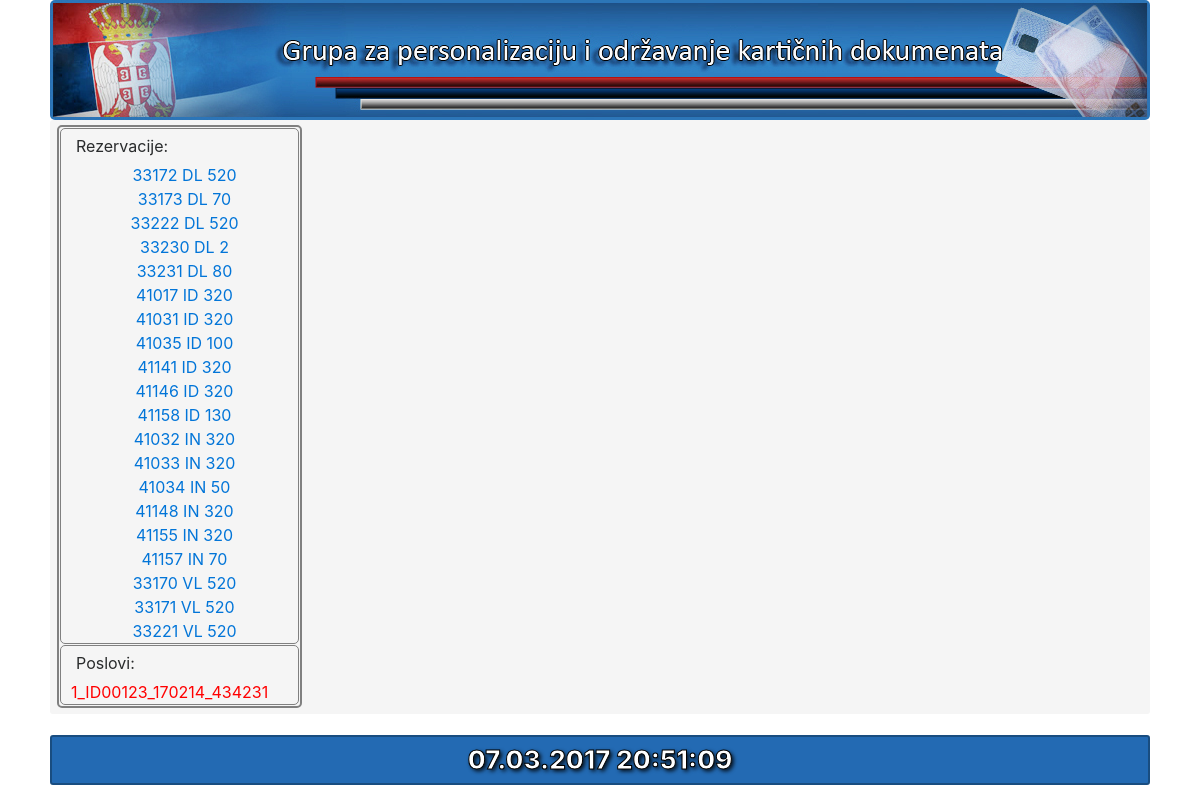
Before: /?grupa=tp2 with the older database file.
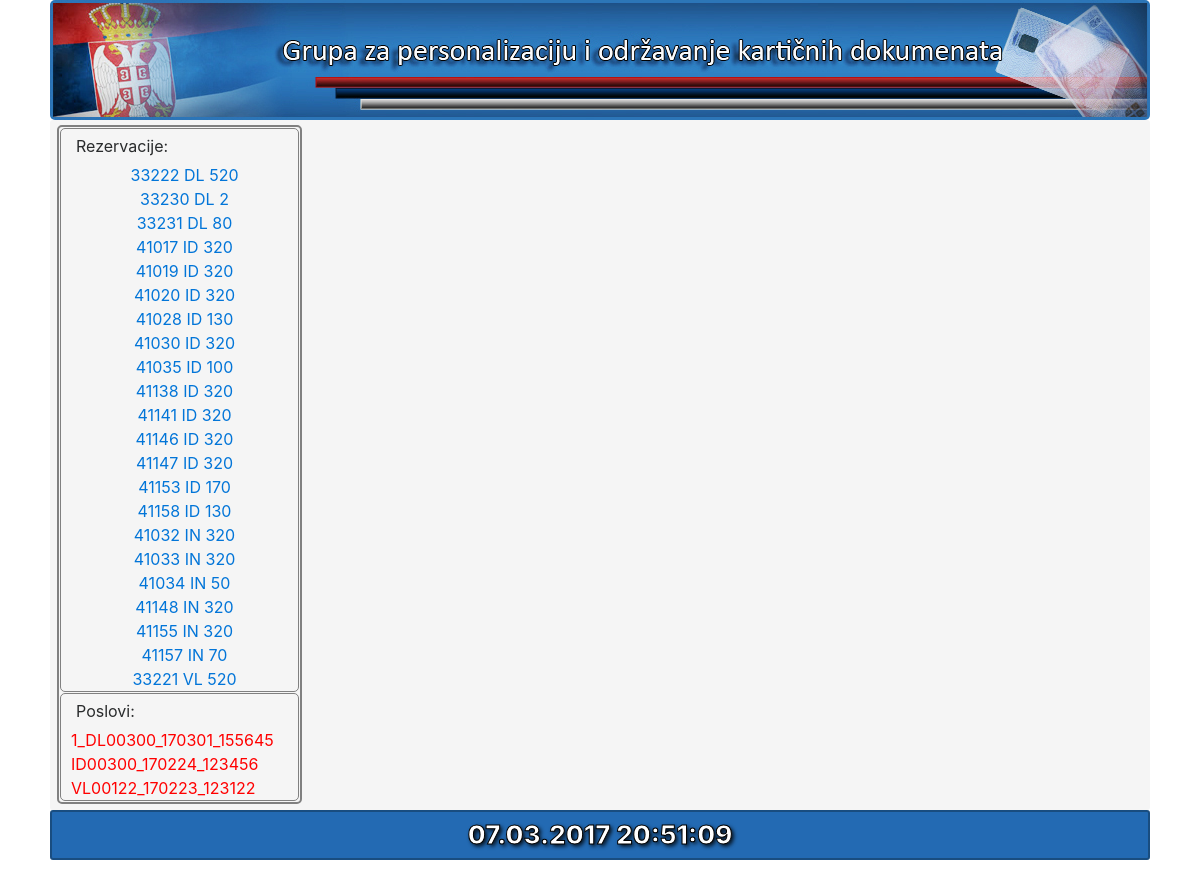
After: the same page with the newer database file.
### tables this page shows
CREATE TABLE `rezervacija` (
  `brrezervacije` int(11) NOT NULL,
  `tip` tinyint(2) NOT NULL,
  `kolicina` mediumint(4) NOT NULL,
  `stanje` tinyint(1) DEFAULT '1',
  `datum` datetime DEFAULT NULL,
  PRIMARY KEY (`brrezervacije`,`tip`),
  KEY `tip` (`tip`),
  KEY `brrezervacije` (`brrezervacije`),
  CONSTRAINT `tip` FOREIGN KEY (`tip`) REFERENCES `tipovi` (`Id`)
);

CREATE TABLE `tipovi` (
  `Id` tinyint(2) NOT NULL AUTO_INCREMENT,
  `skraceno` varchar(4) DEFAULT NULL,
  `naziv` varchar(255) DEFAULT NULL,
  PRIMARY KEY (`Id`)
);

### tp2.php (the view, shortened to what this page needs)
<div class="tp2">
  </div>
  <div class="content">
     <div class="navi">
        <div class="rez">
           <div class="nas">Rezervacije:</div>
            <?php
            $rezervacije= "SELECT rezervacija.brrezervacije, tipovi.skraceno,rezervacija.kolicina FROM rezervacija INNER JOIN tipovi ON rezervacija.tip = tipovi.Id WHERE rezervacija.stanje=1 order by tipovi.skraceno,rezervacija.brrezervacije";
            $g = mysqli_query($con,$rezervacije);
            while($r = mysqli_fetch_row ($g)){
                echo "<div class='gornji'><a id='s' ref='./?grupa=tp2&rez={$r[0]}&tip={$r[1]}&inc=FillJob&size={$r[2]}'>{$r[0]} {$r[1]} {$r[2]}</a></div>";
            }
            ?>
        </div>
        <div class="rez">
          <div class="nas">Poslovi:</div>
           <?php
            $poslovi="SELECT DISTINCT posao.brposla, posao.hitan, tipovi.skraceno,posao.kolicina ,rezervacija.stanje
		 FROM posao INNER JOIN veza ON veza.brp = posao.id INNER JOIN rezervacija ON veza.brr = rezervacija.brrezervacije INNER JOIN tipovi ON rezervacija.tip = tipovi.Id
		 WHERE rezervacija.stanje in (2,3,6) order by tipovi.skraceno";
                $g = mysqli_query($con,$poslovi);
            while($r = mysqli_fetch_row ($g)){
                echo "<div> <a";
                if($r[4]=6){echo " style='color:red;'";}
                echo  " id='s' ref='./?grupa=tp2&pos={$r[0]}&inc=mcf' >{$r[1]}{$r[2]}".sprintf('%05d',$r[3])."_{$r[0]}</a></div>";
            }
                ?>
        </div>
     </div>
  </div>

Changed rows visible on the page:
no longer on this page (row edited): rezervacija: brrezervacije "33172", tip.skraceno "DL", kolicina "520"
no longer on this page (row edited): rezervacija: brrezervacije "33173", tip.skraceno "DL", kolicina "70"
no longer on this page (row edited): rezervacija: brrezervacije "41031", tip.skraceno "ID", kolicina "320"
no longer on this page (row edited): rezervacija: brrezervacije "33170", tip.skraceno "VL", kolicina "520"
no longer on this page (row edited): rezervacija: brrezervacije "33171", tip.skraceno "VL", kolicina "520"
now on this page (row edited): rezervacija: brrezervacije "41019", tip.skraceno "ID", kolicina "320"
now on this page (row edited): rezervacija: brrezervacije "41020", tip.skraceno "ID", kolicina "320"
now on this page (row edited): rezervacija: brrezervacije "41028", tip.skraceno "ID", kolicina "130"
now on this page (row edited): rezervacija: brrezervacije "41030", tip.skraceno "ID", kolicina "320"
now on this page (row edited): rezervacija: brrezervacije "41138", tip.skraceno "ID", kolicina "320"
now on this page (row edited): rezervacija: brrezervacije "41147", tip.skraceno "ID", kolicina "320"
now on this page (row edited): rezervacija: brrezervacije "41153", tip.skraceno "ID", kolicina "170"
Other visible differences:
new list line: "1_ DL 00300 _ 170301_155645"
new list line: "ID 00300 _ 170224_123456"
new list line: "VL 00122 _ 170223_123122"
list line gone: "1_ ID 00123 _ 170214_434231"
